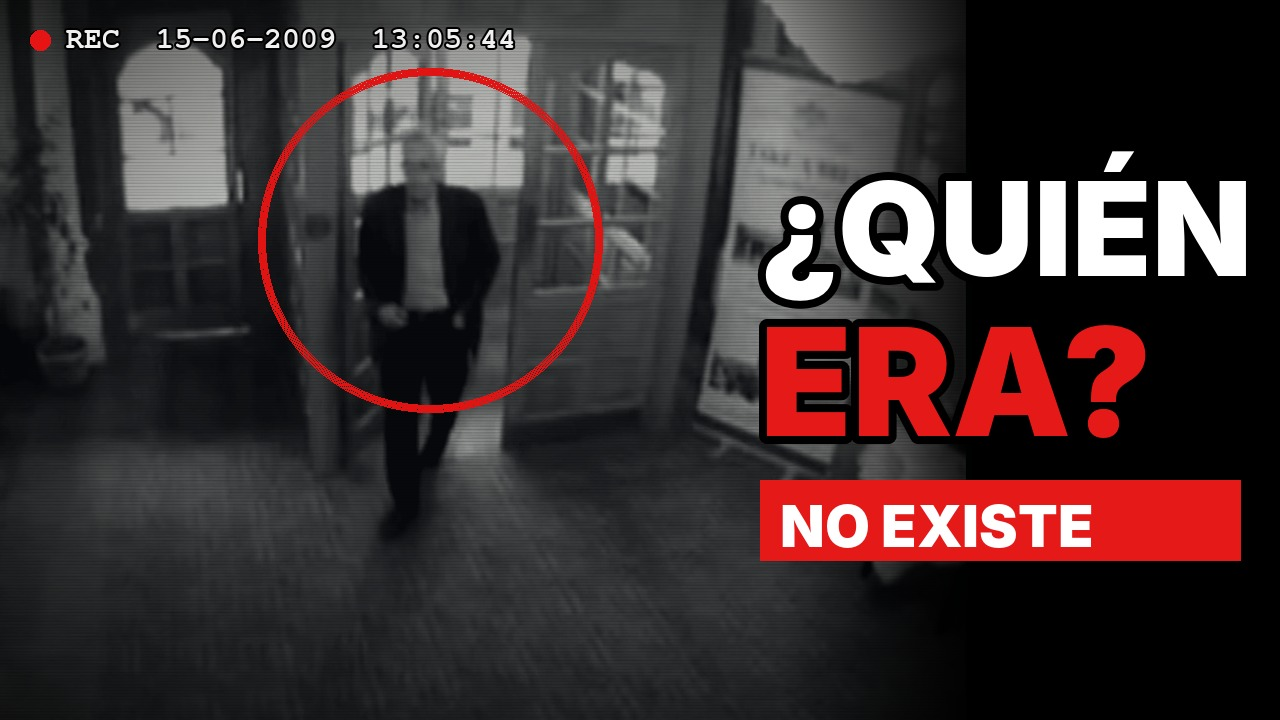
#> input picture peter_bergmann_portada.jpg, 1280 x 720 px
$ python -i portada.py   (imports and definitions only)
#> lines starting #> are read from the running program, lines starting #| are printed output that depends on the picture
"""Portada de los videos largos (11-nov, aprobada por el dueño): FOTOS REALES + texto clickbait con franja roja de pincel,
palabras clave en amarillo, etiqueta amarilla, flecha roja y foto "rota".
cambios.json: "portada": {"fondo": "esc_03.jpg", "foto": "esc_05.jpg" (la persona), "recorte": "esc_14.jpg" (objeto
sobre fondo blanco, opcional), "lineas": ["Se *ENAMORÓ* de un", "*EXTRATERRESTRE*", "y dijo que tuvo un *HIJO* con él"],
"etiqueta": "La historia de Elizabeth Klarer"}   (*palabra* = amarillo)"""
import math, random, sys
import numpy as np
from PIL import Image, ImageDraw, ImageFilter, ImageFont, ImageEnhance, ImageOps

W, H = 1280, 720
import glob, os
NEGRA = os.path.join(os.path.dirname(os.path.abspath(__file__)), '..', 'assets', 'InterDisplay-Black.otf')
MAQ = next(iter(glob.glob('/usr/share/fonts/**/*Courier*10*Pitch*Bold*', recursive=True) +
                glob.glob('/usr/share/fonts/**/FreeMonoBold*', recursive=True) +
                glob.glob('/usr/share/fonts/**/DejaVuSansMono-Bold*', recursive=True)), NEGRA)
rnd = random.Random(7)


def fondo(path):
#> called with path = '../peter_bergmann_portada.jpg'
    im = ImageOps.fit(Image.open(path).convert('RGB'), (W, H), centering=(0.5, 0.4))
#> im is the input picture: PIL image 1280x720 RGB; mean R, G, B 61.4, 48, 48.8
    im = ImageEnhance.Color(im).enhance(0.35)
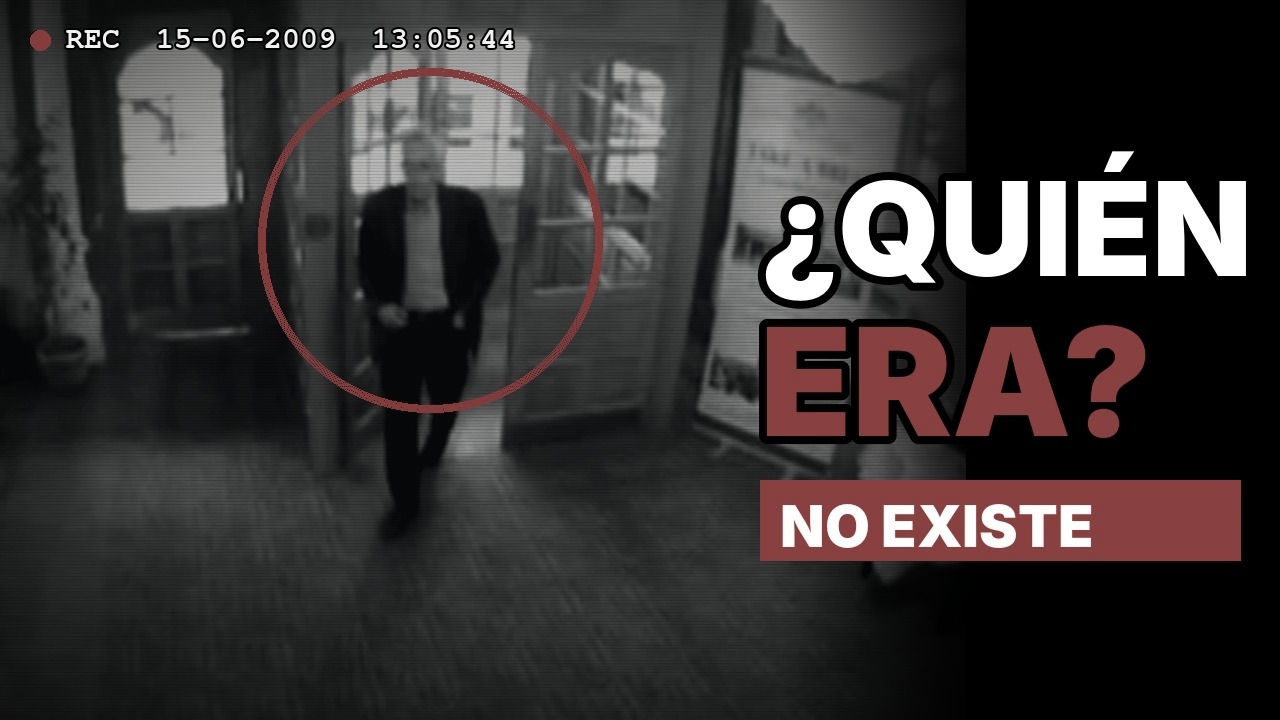
#> im: PIL image 1280x720 RGB; mean R, G, B 54.9, 50.6, 50.6
    a = np.asarray(im).astype(float) / 255
    a = a * np.array([0.55, 0.62, 0.85]) * 0.75                       # noche azulada
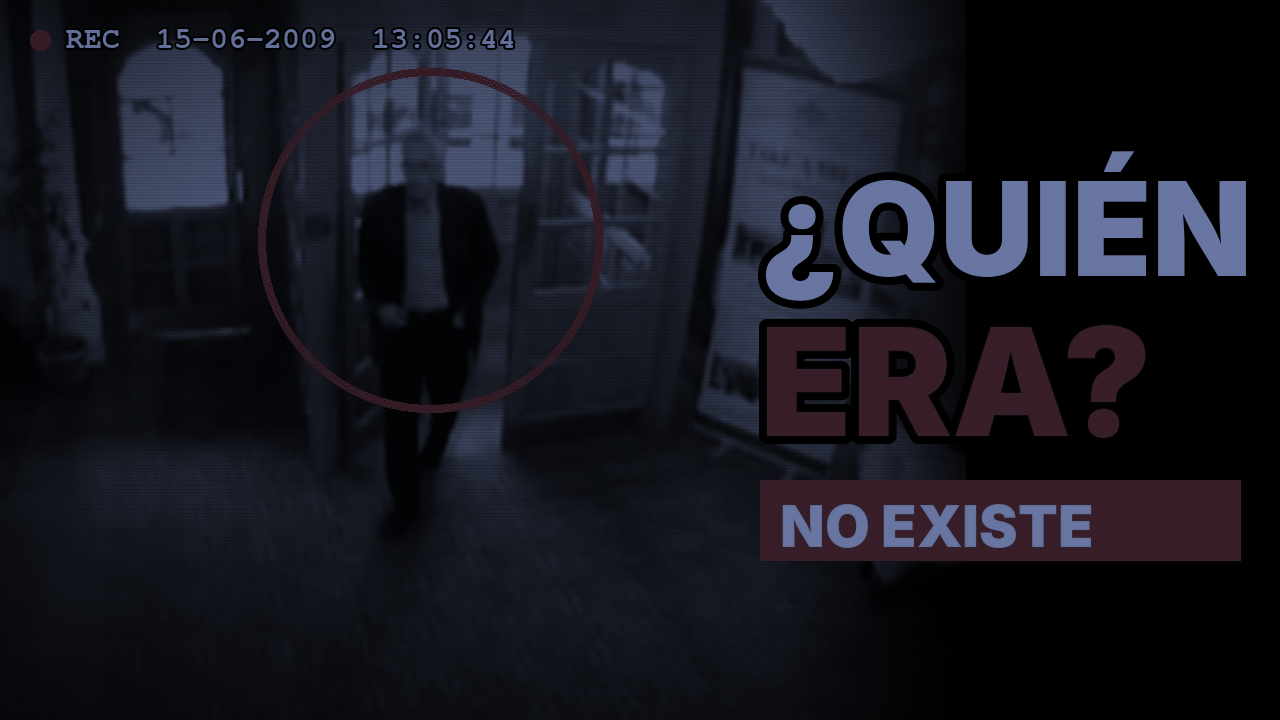
#> a: shape (720, 1280, 3) float64; mean R, G, B 0.0889, 0.0922, 0.126
    yy, xx = np.mgrid[0:H, 0:W]
    v = 1 - 0.75 * (((xx - W * 0.55) / W) ** 2 + ((yy - H * 0.45) / H) ** 2) ** 0.8
    a = a * np.clip(v, 0.25, 1)[..., None]
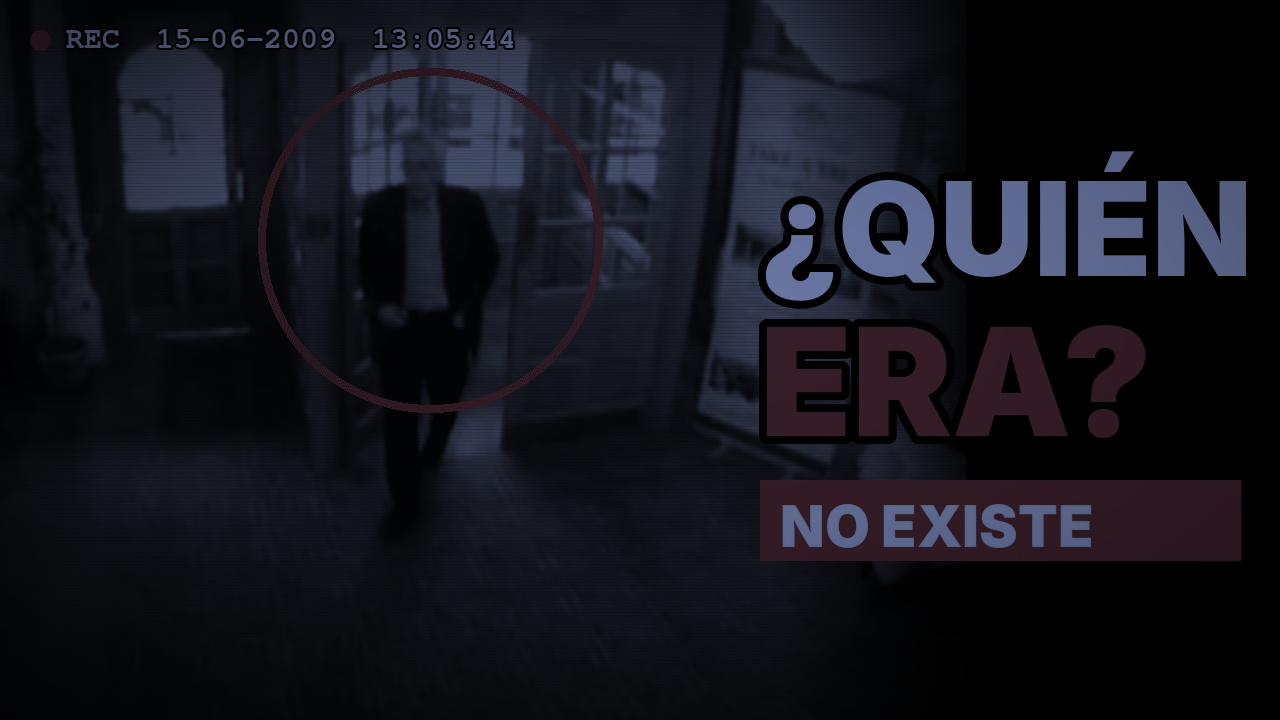
#> a: shape (720, 1280, 3) float64; mean R, G, B 0.076, 0.0786, 0.108
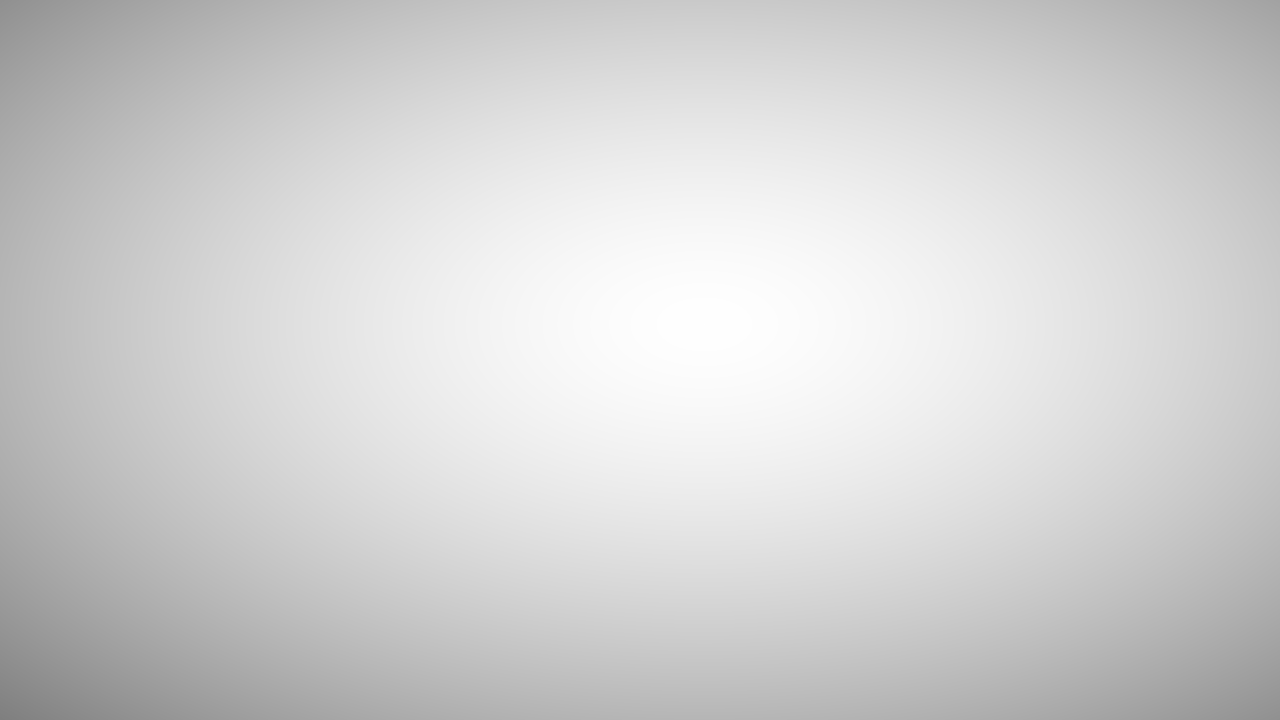
#> v: shape (720, 1280) float64; min 0.499, max 1, mean 0.824
    return Image.fromarray((np.clip(a, 0, 1) * 255).astype(np.uint8)).convert('RGBA')


# [70 lines left out: functions foto_rota, recorte, sombra, brillo, franja_pincel, texto, not called in this run]


def ancho(partes, tam):
    f = ImageFont.truetype(NEGRA, tam)
    return sum(f.getlength(t) for t, _ in partes)


# [72 lines left out: functions flecha, _partes, hacer, not called in this run]

>>> result = fondo('../peter_bergmann_portada.jpg')
